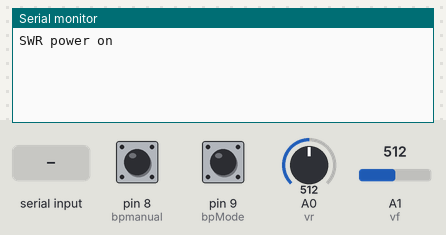
Simulated run of this sketch. Board: Arduino Uno, built with avr-gcc and run on an emulated ATmega328P. Shown: the last lines printed to the serial monitor. The inputs (shaded band) are chosen by the test bench; at power-on: pin 8 (bpmanual) HIGH, pin 9 (bpMode) HIGH, A1 (vf) = 512, A0 (vr) = 512.

Above: at 4.2 s.
4.3 s: pin 8 (bpmanual) pulled LOW for 0.15 s
At 5.6 s:
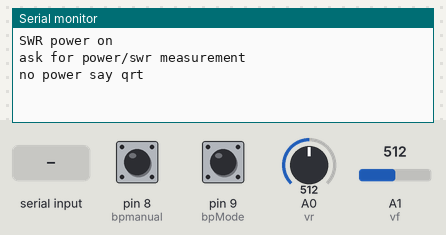
5.9 s: pin 9 (bpMode) pulled LOW for 0.15 s
At 6.4 s:
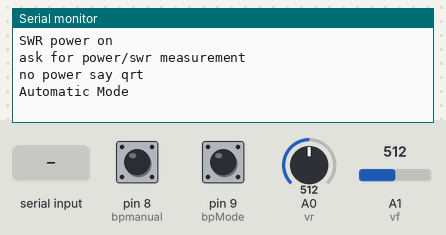
7.5 s: A1 (vf) set to 900
At 9.0 s:
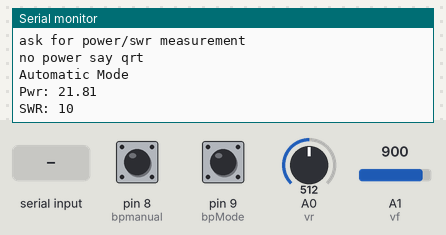
9.4 s: "t" received over Serial
At 14.3 s:
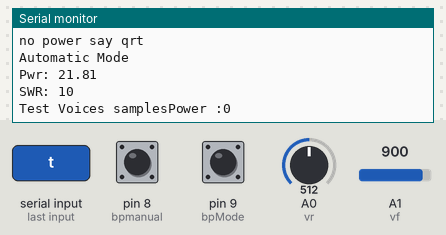

Measured:
- after the input at 4.3 s, the serial monitor: prints a new line at once (image 1)
- after the input at 5.9 s, the serial monitor: prints a new line after 0.06 s (image 2)
- after the input at 7.5 s, the serial monitor: prints a new line after 0.15 s (image 3)
- after the input at 9.4 s, the serial monitor: prints a new line after 3.5 s (image 4)

The sketch:

vocalSwrMeter.ino
```cpp
/**********************************************************
  f4goh-kb1goh April 2020 cc-by-nc-sa
  SWR meter with vocal features
  Hardware: Serial MP3 Player
  Board:  Arduino UNO R3
  mp3 player YX5300 catalex
  create folder 02 and samples voices files
file name  Information time (ms)
000.mp3 zero  583
001.mp3 one 432
002.mp3 two 285
003.mp3 three 412
004.mp3 four  482
005.mp3 five  583
006.mp3 six 607
007.mp3 seven 578
008.mp3 eight 409
009.mp3 nine  569
010.mp3 ten 357
011.mp3 power 493
012.mp3 watt  418
013.mp3 manual mode 969
014.mp3 automatic mode  1283
015.mp3 swr too high  2090
016.mp3 swr 1 point 2461
017.mp3 swr 2 point 2206
018.mp3 swr 3 point 2171
019.mp3 swr 4 point 2252
020.mp3 swr 5 point 2218
021.mp3 qrt 723
022.mp3 power on  789

**********************************************************/
//SWR meter configuration

//#define LANGUAGE_FR
#define LANGUAGE_EN

//#define DEBUG_SWR
//#define DEBUG_DBM

#define PERSONAL_CALIBRATION

#define OffsetdBmBridge 45

#include <SoftwareSerial.h>

#define ARDUINO_RX 5  //should connect to TX of the Serial MP3 Player module
#define ARDUINO_TX 6  //connect to RX of the module
#define bpMode 9      //bp mode pin
#define bpmanual 8    //bp manual pin
#define vf A1         //analog direct input from HF bridge
#define vr A0         //analog reverse input from HF bridge

SoftwareSerial mp3(ARDUINO_RX, ARDUINO_TX);

#define CMD_SEL_DEV 0X09
#define DEV_TF 0X02
#define CMD_PLAY 0X0D
#define CMD_PLAY_FOLDER_FILE 0X0F

#ifdef LANGUAGE_FR
#define DIRECTORY 0X0100
int waitSampleDelay[] = {575, 444, 313, 444, 392, 653, 679, 522, 522, 470, 549, 784, 601, 1071, 1202, 1254, 1306, 1411, 1463, 1411, 1463, 679, 1593};
#endif
#ifdef LANGUAGE_EN
#define DIRECTORY 0X0200
int waitSampleDelay[] = {583, 432, 285, 412, 482, 563, 607, 578, 409, 569, 357, 493, 418, 969, 1283, 2090, 2461, 2206, 2171, 2252, 2218, 723, 789};
#endif

enum modes
{
  MANUAL,
  AUTOMATIC
};

unsigned char mode = MANUAL;
unsigned char stateBpMode = 0;
unsigned char stateBpmanual = 0;
float P;

void setup()
{
  Serial.begin(9600);
  pinMode(bpMode, INPUT_PULLUP);
  pinMode(bpmanual, INPUT_PULLUP);
  analogReference(EXTERNAL);        //external reference for lm385-2.5

  mp3.begin(9600);
  delay(500);   //Wait YX5300 mp3 chip initialization complete
  sendCommand(CMD_SEL_DEV, DEV_TF);   //select the TF card
  delay(200);
  playIntro();
  Serial.println("SWR power on");
}

void loop()
{
  char c;
  if (Serial.available() > 0) {
    c = Serial.read();
    Serial.print("Test Voices samples");
    if (c == 't') testVoice();
  }

  checkBouttons();
  if (mode == AUTOMATIC) {
    int swr = mesureSWR();
    if (P >= 1) {
      playPwrSwr(P,swr);
    }
  }
  delay(100);
}

/*
   swapp manual and automatic mode
*/

void checkBouttons() {
  stateBpMode = stateBpMode | digitalRead(bpMode);
  stateBpmanual = stateBpmanual | digitalRead(bpmanual);
  if (stateBpMode == 2) {
    playMode();
  }
  if (stateBpmanual == 2) {
    Serial.println("ask for power/swr measurement");
    int swr = mesureSWR();
    if (P > 1) {
        playPwrSwr(P,swr);
    }
    else {
      Serial.println("no power say qrt");
      unsigned char seq[] = {21};
      playSequence(seq, 1);
    }
  }
  stateBpMode = (stateBpMode << 1) & 3;
  stateBpmanual = (stateBpmanual << 1) & 3;
}

void playPwrSwr(float p, int swr) {
  Serial.print("Pwr: ");
  Serial.println(P);
  delay(300);
  Serial.print("SWR: ");
  Serial.println(swr);
  playSwr(swr);
  playPower(P);
}


/*
   mp3 Sequencer
*/

void testVoice()
{
  //float step=0.1;
  int n;
  for (n = 10; n < 20; n++) {
    Serial.print("Power :");
    Serial.println((n - 10));
    delay(1000);
    playPower((float)(n - 10));
    Serial.print("Swr :");
    Serial.println(n);
    playSwr(n);
    delay(1000);
  }
  playSwr(99);
  playMode();
  playMode();
}

//swapp between manual mode and automatic mode
void playMode() {
  unsigned char seq[1];
  if (mode == MANUAL) {
    Serial.println("Automatic Mode");
    seq[0] = 14;
    mode = AUTOMATIC;
  } else {
    Serial.println("Manual Mode");
    seq[0] = 13;
    mode = MANUAL;
  }
  playSequence(seq, 1);
}

//play swr until 5.9 else say swr too high
void playSwr(int swr) {
  unsigned char unit = swr / 10;
  unsigned char decimal = swr % 10;
  if (swr < 60) {
    unsigned char seq[] = {15 + unit, decimal};
    playSequence(seq, 2);
  }
  else
  {
    unsigned char seq[] = {15};
    playSequence(seq, 1);
  }
}

//simple power play in watts
//for power upper that 9Watts  say "power one five watts" for 15W
void playPower(float pw) {
  if (pw < 10) {
    unsigned char seq[] = {11, round(pw), 12};
    playSequence(seq, 3);
  }
  else {
    unsigned char seq[] = {11, (int)(pw / 10), (int) (pw) % 10, 12};
    playSequence(seq, 4);
  }
}

//say power on and manual mode
void playIntro()
{
  unsigned char seq[] = {22};
  playSequence(seq, 1);
  delay(500);
  seq[0] = 13;
  playSequence(seq, 1);
}

//play sequence recorded in seq unsigned char array
void playSequence(unsigned char seq[], char nb) {
  int n;
  for (n = 0; n < nb; n++) {
    sendCommand(CMD_PLAY_FOLDER_FILE, DIRECTORY | seq[n]);
    delay(waitSampleDelay[seq[n]]);
    //Serial.println(n);    //sequence number
  }
}

//send command to mp3 player
void sendCommand(int8_t command, int16_t dat)
{
  static int8_t Send_buf[8] = {0} ;
  delay(20);
  Send_buf[0] = 0x7e; //starting byte
  Send_buf[1] = 0xff; //version
  Send_buf[2] = 0x06; //the number of bytes of the command without starting byte and ending byte
  Send_buf[3] = command; //
  Send_buf[4] = 0x00;//0x00 = no feedback, 0x01 = feedback
  Send_buf[5] = (int8_t)(dat >> 8);//data high
  Send_buf[6] = (int8_t)(dat); //data low
  Send_buf[7] = 0xef; //ending byte
  for (uint8_t i = 0; i < 8; i++) //send command
  {
    mp3.write(Send_buf[i]) ;
  }
}

/*
   measure power in dbm, watt and compute swr
*/

int mesureSWR(void)
{
  unsigned int fwd_num, sum_fwd;
  unsigned int rev_num, sum_rev;
  int n;
  sum_fwd = 0;
  sum_rev = 0;
  for (n = 0; n < 50; n++) {
    sum_fwd += analogRead(vf); // forward power
    sum_rev += analogRead(vr); // reverse power
    delay(1);
  }
  fwd_num = sum_fwd / 50;
  rev_num = sum_rev / 50;
#ifdef PERSONAL_CALIBRATION
  float fwd_dbm =   NtodBmForward(fwd_num); // compute forward power in dbm (calibrate formula)
  float rev_dbm =   NtodBmReverse(rev_num); // compute reverse power in dbm (calibrate formula)
#else
  float fwd_dbm =   NtodBm(fwd_num); // compute forward power in dbm (theoric formula)
  float rev_dbm =   NtodBm(rev_num); // compute reverse power in dbm (theoric formula)
#endif

  float Rho = 0;
  float swr = 0;

  P = pow(10, fwd_dbm / 10) / 1000; //compute direct power in Watts

#ifdef DEBUG_DBM
  Serial.println("********");
  Serial.print("CAN fwd :");
  Serial.println(fwd_num);
  Serial.print("CAN rev :");
  Serial.println(rev_num);
  Serial.println("dbm---");
  Serial.println(fwd_dbm);
  Serial.println(rev_dbm);
#endif


  if (rev_dbm < fwd_dbm) {    //compute swr
    Rho = (rev_dbm - fwd_dbm) / 20;
    Rho = pow(10, Rho);
    swr = (1 + Rho) / (1 - Rho);
#ifdef DEBUG_SWR
    Serial.println("********");
    Serial.print("rho ");
    Serial.println(Rho);
    Serial.print("swr ");
    Serial.print(swr);
    Serial.print(" / ");
    Serial.print(P);
    Serial.println(" W");
#endif
  }
  else {
    swr = 10; // no antenna or dummy load
  }
  return (int) (swr * 10);
}

//compute power in dbm (theoric formula)
float NtodBm(int N)
{
  return  (100 * (float) N) / 1024 - 90 + OffsetdBmBridge;
}

//compute forward power in dbm (calibrate formula)
float NtodBmForward(int N)
{
  return  0.0958 * (float) N - 42.834;
}

//compute reverse power in dbm (calibrate formula)
float NtodBmReverse(int N)
{
  return  0.0963 * (float) N - 44.258;
}
```
